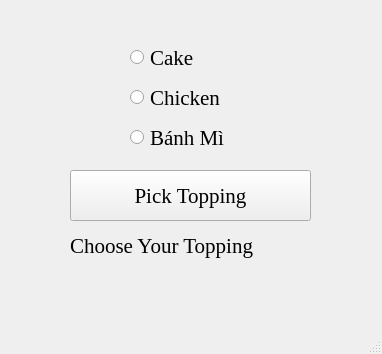
<?xml version="1.0" encoding="UTF-8"?>
<ui version="4.0">
 <class>MainWindow</class>
 <widget class="QMainWindow" name="MainWindow">
  <property name="geometry">
   <rect>
    <x>0</x>
    <y>0</y>
    <width>382</width>
    <height>354</height>
   </rect>
  </property>
  <property name="windowTitle">
   <string>MainWindow</string>
  </property>
  <widget class="QWidget" name="centralwidget">
   <widget class="QRadioButton" name="rad_cake">
    <property name="geometry">
     <rect>
      <x>130</x>
      <y>40</y>
      <width>82</width>
      <height>35</height>
     </rect>
    </property>
    <property name="font">
     <font>
      <family>Times New Roman</family>
      <pointsize>16</pointsize>
     </font>
    </property>
    <property name="text">
     <string>Cake</string>
    </property>
   </widget>
   <widget class="QPushButton" name="pushButton">
    <property name="geometry">
     <rect>
      <x>70</x>
      <y>170</y>
      <width>241</width>
      <height>51</height>
     </rect>
    </property>
    <property name="font">
     <font>
      <family>Times New Roman</family>
      <pointsize>16</pointsize>
     </font>
    </property>
    <property name="text">
     <string>Pick Topping</string>
    </property>
   </widget>
   <widget class="QLabel" name="label">
    <property name="geometry">
     <rect>
      <x>70</x>
      <y>230</y>
      <width>237</width>
      <height>31</height>
     </rect>
    </property>
    <property name="font">
     <font>
      <family>Times New Roman</family>
      <pointsize>16</pointsize>
     </font>
    </property>
    <property name="text">
     <string>Choose Your Topping</string>
    </property>
   </widget>
   <widget class="QRadioButton" name="rad_chicken">
    <property name="geometry">
     <rect>
      <x>130</x>
      <y>80</y>
      <width>117</width>
      <height>35</height>
     </rect>
    </property>
    <property name="font">
     <font>
      <family>Times New Roman</family>
      <pointsize>16</pointsize>
     </font>
    </property>
    <property name="text">
     <string>Chicken</string>
    </property>
   </widget>
   <widget class="QRadioButton" name="rad_banhmi">
    <property name="geometry">
     <rect>
      <x>130</x>
      <y>120</y>
      <width>123</width>
      <height>35</height>
     </rect>
    </property>
    <property name="font">
     <font>
      <family>Times New Roman</family>
      <pointsize>16</pointsize>
     </font>
    </property>
    <property name="text">
     <string>Bánh Mì</string>
    </property>
   </widget>
  </widget>
  <widget class="QMenuBar" name="menubar">
   <property name="geometry">
    <rect>
     <x>0</x>
     <y>0</y>
     <width>382</width>
     <height>26</height>
    </rect>
   </property>
  </widget>
  <widget class="QStatusBar" name="statusbar"/>
 </widget>
 <resources/>
 <connections/>
</ui>
